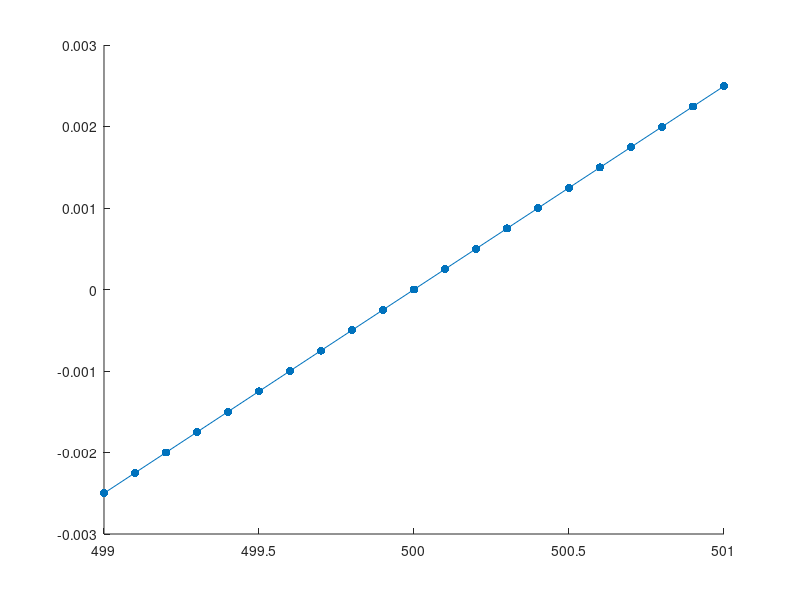

This figure's MATLAB source:
%voltage drop depending on the change in resistance value

E = [5 0 0];
R1 = 500;
R2 = R1;
R4 = R2;
R3 = 500000;
R5 = linspace(499,501,21);
U3 = linspace(0,0,21);

%U3 for R5
for k = 1:21
  R = [R1+R4 -R1 -R4;-R1 R1+R2+R3 -R3; -R4 -R3 R3+R4+R5(k)]
  Rinv = inv(R);
  I = Rinv.*E;
  I3 = I(2) - I(3);
  U3(k) = I3 * R3;
 end; 
 hold on;
 
 %plot
 scatter(R5,U3,"filled");
 plot(R5,U3);
 
 Io1 = I(1,1);
 Io2 = I(2,1);
 Io3 = I(3,1);

 hold off;